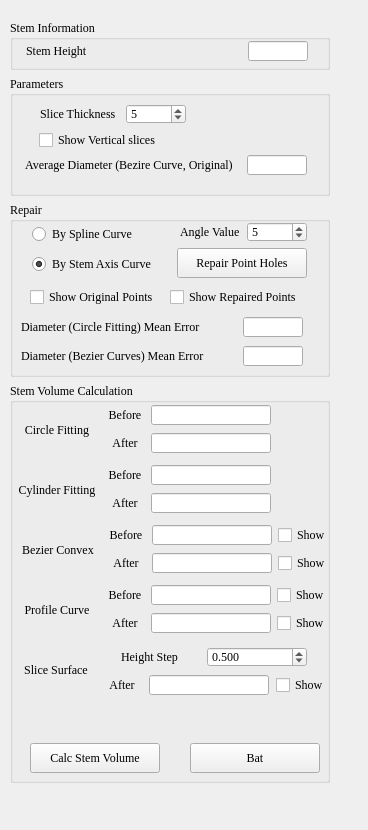
<?xml version="1.0" encoding="UTF-8"?>
<ui version="4.0">
 <class>StemVolumeVerticalSlicesForm</class>
 <widget class="QWidget" name="StemVolumeVerticalSlicesForm">
  <property name="geometry">
   <rect>
    <x>0</x>
    <y>0</y>
    <width>368</width>
    <height>830</height>
   </rect>
  </property>
  <property name="font">
   <font>
    <family>Times New Roman</family>
    <pointsize>9</pointsize>
   </font>
  </property>
  <property name="windowTitle">
   <string>Form</string>
  </property>
  <widget class="QWidget" name="layoutWidget">
   <property name="geometry">
    <rect>
     <x>10</x>
     <y>20</y>
     <width>322</width>
     <height>765</height>
    </rect>
   </property>
   <layout class="QVBoxLayout" name="verticalLayout_5">
    <item>
     <widget class="QGroupBox" name="groupBox_4">
      <property name="minimumSize">
       <size>
        <width>320</width>
        <height>50</height>
       </size>
      </property>
      <property name="maximumSize">
       <size>
        <width>320</width>
        <height>50</height>
       </size>
      </property>
      <property name="title">
       <string>Stem Information</string>
      </property>
      <widget class="QWidget" name="layoutWidget_3">
       <property name="geometry">
        <rect>
         <x>10</x>
         <y>20</y>
         <width>294</width>
         <height>22</height>
        </rect>
       </property>
       <layout class="QHBoxLayout" name="horizontalLayout_19">
        <item>
         <widget class="QLabel" name="labelThickNess_20">
          <property name="minimumSize">
           <size>
            <width>210</width>
            <height>20</height>
           </size>
          </property>
          <property name="maximumSize">
           <size>
            <width>210</width>
            <height>20</height>
           </size>
          </property>
          <property name="statusTip">
           <string>The average stem diameter</string>
          </property>
          <property name="text">
           <string>Stem Height</string>
          </property>
         </widget>
        </item>
        <item>
         <widget class="QLineEdit" name="lineEditStemHeight">
          <property name="minimumSize">
           <size>
            <width>60</width>
            <height>20</height>
           </size>
          </property>
          <property name="maximumSize">
           <size>
            <width>60</width>
            <height>20</height>
           </size>
          </property>
          <property name="readOnly">
           <bool>true</bool>
          </property>
         </widget>
        </item>
       </layout>
      </widget>
     </widget>
    </item>
    <item>
     <widget class="QGroupBox" name="groupBox">
      <property name="minimumSize">
       <size>
        <width>320</width>
        <height>120</height>
       </size>
      </property>
      <property name="maximumSize">
       <size>
        <width>320</width>
        <height>120</height>
       </size>
      </property>
      <property name="title">
       <string>Parameters</string>
      </property>
      <widget class="QCheckBox" name="checkBoxVerticalSlices">
       <property name="geometry">
        <rect>
         <x>29</x>
         <y>56</y>
         <width>181</width>
         <height>16</height>
        </rect>
       </property>
       <property name="text">
        <string>Show Vertical slices</string>
       </property>
      </widget>
      <widget class="QWidget" name="layoutWidget">
       <property name="geometry">
        <rect>
         <x>30</x>
         <y>27</y>
         <width>148</width>
         <height>22</height>
        </rect>
       </property>
       <layout class="QHBoxLayout" name="horizontalLayout_7">
        <item>
         <widget class="QLabel" name="labelThickNess_2">
          <property name="minimumSize">
           <size>
            <width>80</width>
            <height>20</height>
           </size>
          </property>
          <property name="maximumSize">
           <size>
            <width>80</width>
            <height>20</height>
           </size>
          </property>
          <property name="text">
           <string>Slice Thickness</string>
          </property>
         </widget>
        </item>
        <item>
         <widget class="QSpinBox" name="spinBoxThickNess">
          <property name="minimumSize">
           <size>
            <width>60</width>
            <height>20</height>
           </size>
          </property>
          <property name="maximumSize">
           <size>
            <width>60</width>
            <height>20</height>
           </size>
          </property>
          <property name="minimum">
           <number>1</number>
          </property>
          <property name="maximum">
           <number>50</number>
          </property>
          <property name="singleStep">
           <number>1</number>
          </property>
          <property name="value">
           <number>5</number>
          </property>
         </widget>
        </item>
       </layout>
      </widget>
      <widget class="QWidget" name="layoutWidget_2">
       <property name="geometry">
        <rect>
         <x>9</x>
         <y>78</y>
         <width>294</width>
         <height>22</height>
        </rect>
       </property>
       <layout class="QHBoxLayout" name="horizontalLayout_18">
        <item>
         <widget class="QLabel" name="labelThickNess_8">
          <property name="minimumSize">
           <size>
            <width>210</width>
            <height>20</height>
           </size>
          </property>
          <property name="maximumSize">
           <size>
            <width>210</width>
            <height>20</height>
           </size>
          </property>
          <property name="statusTip">
           <string>The average stem diameter</string>
          </property>
          <property name="text">
           <string>Average Diameter (Bezire Curve, Original)</string>
          </property>
         </widget>
        </item>
        <item>
         <widget class="QLineEdit" name="lineEditAverageDiameter">
          <property name="minimumSize">
           <size>
            <width>60</width>
            <height>20</height>
           </size>
          </property>
          <property name="maximumSize">
           <size>
            <width>60</width>
            <height>20</height>
           </size>
          </property>
          <property name="readOnly">
           <bool>true</bool>
          </property>
         </widget>
        </item>
       </layout>
      </widget>
     </widget>
    </item>
    <item>
     <widget class="QGroupBox" name="groupBox_2">
      <property name="minimumSize">
       <size>
        <width>320</width>
        <height>175</height>
       </size>
      </property>
      <property name="maximumSize">
       <size>
        <width>320</width>
        <height>175</height>
       </size>
      </property>
      <property name="title">
       <string>Repair</string>
      </property>
      <widget class="QPushButton" name="pushButtonHoleFill">
       <property name="geometry">
        <rect>
         <x>167</x>
         <y>46</y>
         <width>130</width>
         <height>30</height>
        </rect>
       </property>
       <property name="minimumSize">
        <size>
         <width>130</width>
         <height>30</height>
        </size>
       </property>
       <property name="text">
        <string>Repair Point Holes</string>
       </property>
      </widget>
      <widget class="QCheckBox" name="checkBoxShowOriginalPoints">
       <property name="geometry">
        <rect>
         <x>20</x>
         <y>87</y>
         <width>130</width>
         <height>16</height>
        </rect>
       </property>
       <property name="minimumSize">
        <size>
         <width>130</width>
         <height>16</height>
        </size>
       </property>
       <property name="maximumSize">
        <size>
         <width>130</width>
         <height>16</height>
        </size>
       </property>
       <property name="text">
        <string>Show Original Points</string>
       </property>
       <property name="checked">
        <bool>false</bool>
       </property>
      </widget>
      <widget class="QWidget" name="layoutWidget">
       <property name="geometry">
        <rect>
         <x>5</x>
         <y>114</y>
         <width>294</width>
         <height>22</height>
        </rect>
       </property>
       <layout class="QHBoxLayout" name="horizontalLayout">
        <item>
         <widget class="QLabel" name="labelThickNess_4">
          <property name="minimumSize">
           <size>
            <width>210</width>
            <height>20</height>
           </size>
          </property>
          <property name="maximumSize">
           <size>
            <width>210</width>
            <height>20</height>
           </size>
          </property>
          <property name="statusTip">
           <string>The average error of stem diameters</string>
          </property>
          <property name="text">
           <string>Diameter (Circle Fitting) Mean Error</string>
          </property>
         </widget>
        </item>
        <item>
         <widget class="QLineEdit" name="lineEditDiameterErrorCircleFitting">
          <property name="minimumSize">
           <size>
            <width>60</width>
            <height>20</height>
           </size>
          </property>
          <property name="maximumSize">
           <size>
            <width>60</width>
            <height>20</height>
           </size>
          </property>
          <property name="readOnly">
           <bool>true</bool>
          </property>
         </widget>
        </item>
       </layout>
      </widget>
      <widget class="QWidget" name="layoutWidget">
       <property name="geometry">
        <rect>
         <x>5</x>
         <y>143</y>
         <width>294</width>
         <height>22</height>
        </rect>
       </property>
       <layout class="QHBoxLayout" name="horizontalLayout_17">
        <item>
         <widget class="QLabel" name="labelThickNess_7">
          <property name="minimumSize">
           <size>
            <width>210</width>
            <height>20</height>
           </size>
          </property>
          <property name="maximumSize">
           <size>
            <width>210</width>
            <height>20</height>
           </size>
          </property>
          <property name="statusTip">
           <string>The average error of stem diameters</string>
          </property>
          <property name="text">
           <string>Diameter (Bezier Curves) Mean Error</string>
          </property>
         </widget>
        </item>
        <item>
         <widget class="QLineEdit" name="lineEditDiameterErrorBezier">
          <property name="minimumSize">
           <size>
            <width>60</width>
            <height>20</height>
           </size>
          </property>
          <property name="maximumSize">
           <size>
            <width>60</width>
            <height>20</height>
           </size>
          </property>
          <property name="readOnly">
           <bool>true</bool>
          </property>
         </widget>
        </item>
       </layout>
      </widget>
      <widget class="QCheckBox" name="checkBoxShowRepairedPoints">
       <property name="geometry">
        <rect>
         <x>160</x>
         <y>87</y>
         <width>130</width>
         <height>16</height>
        </rect>
       </property>
       <property name="minimumSize">
        <size>
         <width>130</width>
         <height>16</height>
        </size>
       </property>
       <property name="maximumSize">
        <size>
         <width>130</width>
         <height>16</height>
        </size>
       </property>
       <property name="text">
        <string>Show Repaired Points</string>
       </property>
       <property name="checked">
        <bool>false</bool>
       </property>
      </widget>
      <widget class="QWidget" name="layoutWidget">
       <property name="geometry">
        <rect>
         <x>169</x>
         <y>19</y>
         <width>130</width>
         <height>22</height>
        </rect>
       </property>
       <layout class="QHBoxLayout" name="horizontalLayout_2">
        <item>
         <widget class="QLabel" name="labelThickNess_3">
          <property name="minimumSize">
           <size>
            <width>60</width>
            <height>20</height>
           </size>
          </property>
          <property name="maximumSize">
           <size>
            <width>60</width>
            <height>20</height>
           </size>
          </property>
          <property name="text">
           <string>Angle Value</string>
          </property>
         </widget>
        </item>
        <item>
         <widget class="QSpinBox" name="spinBoxAngleValue">
          <property name="minimumSize">
           <size>
            <width>60</width>
            <height>20</height>
           </size>
          </property>
          <property name="maximumSize">
           <size>
            <width>60</width>
            <height>20</height>
           </size>
          </property>
          <property name="minimum">
           <number>1</number>
          </property>
          <property name="maximum">
           <number>45</number>
          </property>
          <property name="singleStep">
           <number>1</number>
          </property>
          <property name="value">
           <number>5</number>
          </property>
         </widget>
        </item>
       </layout>
      </widget>
      <widget class="QRadioButton" name="radioButtonBySplineCurve">
       <property name="geometry">
        <rect>
         <x>22</x>
         <y>24</y>
         <width>125</width>
         <height>16</height>
        </rect>
       </property>
       <property name="minimumSize">
        <size>
         <width>125</width>
         <height>16</height>
        </size>
       </property>
       <property name="maximumSize">
        <size>
         <width>125</width>
         <height>16</height>
        </size>
       </property>
       <property name="text">
        <string>By Spline Curve</string>
       </property>
      </widget>
      <widget class="QRadioButton" name="radioButtonByStemAxisCurve">
       <property name="geometry">
        <rect>
         <x>22</x>
         <y>54</y>
         <width>125</width>
         <height>16</height>
        </rect>
       </property>
       <property name="minimumSize">
        <size>
         <width>125</width>
         <height>16</height>
        </size>
       </property>
       <property name="maximumSize">
        <size>
         <width>125</width>
         <height>16</height>
        </size>
       </property>
       <property name="text">
        <string>By Stem Axis Curve</string>
       </property>
       <property name="checked">
        <bool>true</bool>
       </property>
      </widget>
     </widget>
    </item>
    <item>
     <widget class="QGroupBox" name="groupBox_3">
      <property name="minimumSize">
       <size>
        <width>320</width>
        <height>400</height>
       </size>
      </property>
      <property name="maximumSize">
       <size>
        <width>320</width>
        <height>400</height>
       </size>
      </property>
      <property name="title">
       <string>Stem Volume Calculation</string>
      </property>
      <widget class="QPushButton" name="pushButtonCalcStemVolume">
       <property name="geometry">
        <rect>
         <x>20</x>
         <y>360</y>
         <width>130</width>
         <height>30</height>
        </rect>
       </property>
       <property name="minimumSize">
        <size>
         <width>130</width>
         <height>30</height>
        </size>
       </property>
       <property name="text">
        <string>Calc Stem Volume</string>
       </property>
      </widget>
      <widget class="QWidget" name="layoutWidget">
       <property name="geometry">
        <rect>
         <x>5</x>
         <y>20</y>
         <width>258</width>
         <height>54</height>
        </rect>
       </property>
       <layout class="QHBoxLayout" name="horizontalLayout_5">
        <item>
         <widget class="QLabel" name="labelThickNess_5">
          <property name="minimumSize">
           <size>
            <width>80</width>
            <height>20</height>
           </size>
          </property>
          <property name="maximumSize">
           <size>
            <width>80</width>
            <height>20</height>
           </size>
          </property>
          <property name="text">
           <string>Circle Fitting</string>
          </property>
          <property name="alignment">
           <set>Qt::AlignCenter</set>
          </property>
         </widget>
        </item>
        <item>
         <layout class="QVBoxLayout" name="verticalLayout_2">
          <item>
           <layout class="QHBoxLayout" name="horizontalLayout_3">
            <item>
             <widget class="QLabel" name="labelThickNess_9">
              <property name="minimumSize">
               <size>
                <width>40</width>
                <height>20</height>
               </size>
              </property>
              <property name="maximumSize">
               <size>
                <width>40</width>
                <height>20</height>
               </size>
              </property>
              <property name="text">
               <string>Before</string>
              </property>
              <property name="alignment">
               <set>Qt::AlignCenter</set>
              </property>
             </widget>
            </item>
            <item>
             <widget class="QLineEdit" name="lineEditVolumeCricleFittingBefore">
              <property name="minimumSize">
               <size>
                <width>120</width>
                <height>20</height>
               </size>
              </property>
              <property name="maximumSize">
               <size>
                <width>120</width>
                <height>20</height>
               </size>
              </property>
              <property name="statusTip">
               <string>Calculation based on all the original points</string>
              </property>
              <property name="readOnly">
               <bool>true</bool>
              </property>
             </widget>
            </item>
           </layout>
          </item>
          <item>
           <layout class="QHBoxLayout" name="horizontalLayout_4">
            <item>
             <widget class="QLabel" name="labelThickNess_10">
              <property name="minimumSize">
               <size>
                <width>40</width>
                <height>20</height>
               </size>
              </property>
              <property name="maximumSize">
               <size>
                <width>40</width>
                <height>20</height>
               </size>
              </property>
              <property name="text">
               <string>After</string>
              </property>
              <property name="alignment">
               <set>Qt::AlignCenter</set>
              </property>
             </widget>
            </item>
            <item>
             <widget class="QLineEdit" name="lineEditVolumeCricleFittingAfter">
              <property name="minimumSize">
               <size>
                <width>120</width>
                <height>20</height>
               </size>
              </property>
              <property name="maximumSize">
               <size>
                <width>120</width>
                <height>20</height>
               </size>
              </property>
              <property name="statusTip">
               <string>Calculation based on all the angular refined points</string>
              </property>
              <property name="readOnly">
               <bool>true</bool>
              </property>
             </widget>
            </item>
           </layout>
          </item>
         </layout>
        </item>
       </layout>
      </widget>
      <widget class="QWidget" name="layoutWidget">
       <property name="geometry">
        <rect>
         <x>5</x>
         <y>80</y>
         <width>258</width>
         <height>54</height>
        </rect>
       </property>
       <layout class="QHBoxLayout" name="horizontalLayout_6">
        <item>
         <widget class="QLabel" name="labelThickNess_11">
          <property name="minimumSize">
           <size>
            <width>80</width>
            <height>20</height>
           </size>
          </property>
          <property name="maximumSize">
           <size>
            <width>80</width>
            <height>20</height>
           </size>
          </property>
          <property name="text">
           <string>Cylinder Fitting</string>
          </property>
          <property name="alignment">
           <set>Qt::AlignCenter</set>
          </property>
         </widget>
        </item>
        <item>
         <layout class="QVBoxLayout" name="verticalLayout_4">
          <item>
           <layout class="QHBoxLayout" name="horizontalLayout_8">
            <item>
             <widget class="QLabel" name="labelThickNess_12">
              <property name="minimumSize">
               <size>
                <width>40</width>
                <height>20</height>
               </size>
              </property>
              <property name="maximumSize">
               <size>
                <width>40</width>
                <height>20</height>
               </size>
              </property>
              <property name="text">
               <string>Before</string>
              </property>
              <property name="alignment">
               <set>Qt::AlignCenter</set>
              </property>
             </widget>
            </item>
            <item>
             <widget class="QLineEdit" name="lineEditVolumeCylinderFittingBefore">
              <property name="minimumSize">
               <size>
                <width>120</width>
                <height>20</height>
               </size>
              </property>
              <property name="maximumSize">
               <size>
                <width>120</width>
                <height>20</height>
               </size>
              </property>
              <property name="readOnly">
               <bool>true</bool>
              </property>
             </widget>
            </item>
           </layout>
          </item>
          <item>
           <layout class="QHBoxLayout" name="horizontalLayout_9">
            <item>
             <widget class="QLabel" name="labelThickNess_13">
              <property name="minimumSize">
               <size>
                <width>40</width>
                <height>20</height>
               </size>
              </property>
              <property name="maximumSize">
               <size>
                <width>40</width>
                <height>20</height>
               </size>
              </property>
              <property name="text">
               <string>After</string>
              </property>
              <property name="alignment">
               <set>Qt::AlignCenter</set>
              </property>
             </widget>
            </item>
            <item>
             <widget class="QLineEdit" name="lineEditVolumeCylinderFittingAfter">
              <property name="minimumSize">
               <size>
                <width>120</width>
                <height>20</height>
               </size>
              </property>
              <property name="maximumSize">
               <size>
                <width>120</width>
                <height>20</height>
               </size>
              </property>
              <property name="readOnly">
               <bool>true</bool>
              </property>
             </widget>
            </item>
           </layout>
          </item>
         </layout>
        </item>
       </layout>
      </widget>
      <widget class="QWidget" name="layoutWidget">
       <property name="geometry">
        <rect>
         <x>5</x>
         <y>200</y>
         <width>314</width>
         <height>54</height>
        </rect>
       </property>
       <layout class="QHBoxLayout" name="horizontalLayout_12">
        <item>
         <widget class="QLabel" name="labelThickNess_14">
          <property name="minimumSize">
           <size>
            <width>80</width>
            <height>20</height>
           </size>
          </property>
          <property name="maximumSize">
           <size>
            <width>80</width>
            <height>20</height>
           </size>
          </property>
          <property name="text">
           <string>Profile Curve</string>
          </property>
          <property name="alignment">
           <set>Qt::AlignCenter</set>
          </property>
         </widget>
        </item>
        <item>
         <layout class="QVBoxLayout" name="verticalLayout">
          <item>
           <layout class="QHBoxLayout" name="horizontalLayout_10">
            <item>
             <widget class="QLabel" name="labelThickNess_15">
              <property name="minimumSize">
               <size>
                <width>40</width>
                <height>20</height>
               </size>
              </property>
              <property name="maximumSize">
               <size>
                <width>40</width>
                <height>20</height>
               </size>
              </property>
              <property name="text">
               <string>Before</string>
              </property>
              <property name="alignment">
               <set>Qt::AlignCenter</set>
              </property>
             </widget>
            </item>
            <item>
             <widget class="QLineEdit" name="lineEditVolumeProfileCurveBefore">
              <property name="minimumSize">
               <size>
                <width>120</width>
                <height>20</height>
               </size>
              </property>
              <property name="maximumSize">
               <size>
                <width>120</width>
                <height>20</height>
               </size>
              </property>
              <property name="readOnly">
               <bool>true</bool>
              </property>
             </widget>
            </item>
            <item>
             <widget class="QCheckBox" name="checkBoxShowProfileBefore">
              <property name="minimumSize">
               <size>
                <width>50</width>
                <height>16</height>
               </size>
              </property>
              <property name="maximumSize">
               <size>
                <width>50</width>
                <height>16</height>
               </size>
              </property>
              <property name="text">
               <string>Show</string>
              </property>
              <property name="checked">
               <bool>false</bool>
              </property>
             </widget>
            </item>
           </layout>
          </item>
          <item>
           <layout class="QHBoxLayout" name="horizontalLayout_11">
            <item>
             <widget class="QLabel" name="labelThickNess_16">
              <property name="minimumSize">
               <size>
                <width>40</width>
                <height>20</height>
               </size>
              </property>
              <property name="maximumSize">
               <size>
                <width>40</width>
                <height>20</height>
               </size>
              </property>
              <property name="text">
               <string>After</string>
              </property>
              <property name="alignment">
               <set>Qt::AlignCenter</set>
              </property>
             </widget>
            </item>
            <item>
             <widget class="QLineEdit" name="lineEditVolumeProfileCurveAfter">
              <property name="minimumSize">
               <size>
                <width>120</width>
                <height>20</height>
               </size>
              </property>
              <property name="maximumSize">
               <size>
                <width>120</width>
                <height>20</height>
               </size>
              </property>
              <property name="readOnly">
               <bool>true</bool>
              </property>
             </widget>
            </item>
            <item>
             <widget class="QCheckBox" name="checkBoxShowProfileAfter">
              <property name="minimumSize">
               <size>
                <width>50</width>
                <height>16</height>
               </size>
              </property>
              <property name="maximumSize">
               <size>
                <width>50</width>
                <height>16</height>
               </size>
              </property>
              <property name="text">
               <string>Show</string>
              </property>
              <property name="checked">
               <bool>false</bool>
              </property>
             </widget>
            </item>
           </layout>
          </item>
         </layout>
        </item>
       </layout>
      </widget>
      <widget class="QWidget" name="layoutWidget">
       <property name="geometry">
        <rect>
         <x>6</x>
         <y>140</y>
         <width>314</width>
         <height>54</height>
        </rect>
       </property>
       <layout class="QHBoxLayout" name="horizontalLayout_21">
        <item>
         <widget class="QLabel" name="labelThickNess_21">
          <property name="minimumSize">
           <size>
            <width>80</width>
            <height>20</height>
           </size>
          </property>
          <property name="maximumSize">
           <size>
            <width>80</width>
            <height>20</height>
           </size>
          </property>
          <property name="text">
           <string>Bezier Convex</string>
          </property>
          <property name="alignment">
           <set>Qt::AlignCenter</set>
          </property>
         </widget>
        </item>
        <item>
         <layout class="QVBoxLayout" name="verticalLayout_3">
          <item>
           <layout class="QHBoxLayout" name="horizontalLayout_16">
            <item>
             <widget class="QLabel" name="labelThickNess_22">
              <property name="minimumSize">
               <size>
                <width>40</width>
                <height>20</height>
               </size>
              </property>
              <property name="maximumSize">
               <size>
                <width>40</width>
                <height>20</height>
               </size>
              </property>
              <property name="text">
               <string>Before</string>
              </property>
              <property name="alignment">
               <set>Qt::AlignCenter</set>
              </property>
             </widget>
            </item>
            <item>
             <widget class="QLineEdit" name="lineEditVolumeBezierBefore">
              <property name="minimumSize">
               <size>
                <width>120</width>
                <height>20</height>
               </size>
              </property>
              <property name="maximumSize">
               <size>
                <width>120</width>
                <height>20</height>
               </size>
              </property>
              <property name="readOnly">
               <bool>true</bool>
              </property>
             </widget>
            </item>
            <item>
             <widget class="QCheckBox" name="checkBoxShowBezierBefore">
              <property name="minimumSize">
               <size>
                <width>50</width>
                <height>16</height>
               </size>
              </property>
              <property name="maximumSize">
               <size>
                <width>50</width>
                <height>16</height>
               </size>
              </property>
              <property name="text">
               <string>Show</string>
              </property>
              <property name="checked">
               <bool>false</bool>
              </property>
             </widget>
            </item>
           </layout>
          </item>
          <item>
           <layout class="QHBoxLayout" name="horizontalLayout_20">
            <item>
             <widget class="QLabel" name="labelThickNess_23">
              <property name="minimumSize">
               <size>
                <width>40</width>
                <height>20</height>
               </size>
              </property>
              <property name="maximumSize">
               <size>
                <width>40</width>
                <height>20</height>
               </size>
              </property>
              <property name="text">
               <string>After</string>
              </property>
              <property name="alignment">
               <set>Qt::AlignCenter</set>
              </property>
             </widget>
            </item>
            <item>
             <widget class="QLineEdit" name="lineEditVolumeBezierAfter">
              <property name="minimumSize">
               <size>
                <width>120</width>
                <height>20</height>
               </size>
              </property>
              <property name="maximumSize">
               <size>
                <width>120</width>
                <height>20</height>
               </size>
              </property>
              <property name="readOnly">
               <bool>true</bool>
              </property>
             </widget>
            </item>
            <item>
             <widget class="QCheckBox" name="checkBoxShowBezierAfter">
              <property name="minimumSize">
               <size>
                <width>50</width>
                <height>16</height>
               </size>
              </property>
              <property name="maximumSize">
               <size>
                <width>50</width>
                <height>16</height>
               </size>
              </property>
              <property name="text">
               <string>Show</string>
              </property>
              <property name="checked">
               <bool>false</bool>
              </property>
             </widget>
            </item>
           </layout>
          </item>
         </layout>
        </item>
       </layout>
      </widget>
      <widget class="QPushButton" name="pushButtonBat">
       <property name="geometry">
        <rect>
         <x>180</x>
         <y>360</y>
         <width>130</width>
         <height>30</height>
        </rect>
       </property>
       <property name="minimumSize">
        <size>
         <width>130</width>
         <height>30</height>
        </size>
       </property>
       <property name="text">
        <string>Bat</string>
       </property>
      </widget>
      <widget class="QLabel" name="labelThickNess_17">
       <property name="geometry">
        <rect>
         <x>6</x>
         <y>277</y>
         <width>80</width>
         <height>20</height>
        </rect>
       </property>
       <property name="minimumSize">
        <size>
         <width>80</width>
         <height>20</height>
        </size>
       </property>
       <property name="maximumSize">
        <size>
         <width>80</width>
         <height>20</height>
        </size>
       </property>
       <property name="text">
        <string>Slice Surface</string>
       </property>
       <property name="alignment">
        <set>Qt::AlignCenter</set>
       </property>
      </widget>
      <widget class="QWidget" name="layoutWidget">
       <property name="geometry">
        <rect>
         <x>91</x>
         <y>262</y>
         <width>226</width>
         <height>52</height>
        </rect>
       </property>
       <layout class="QVBoxLayout" name="verticalLayout_6">
        <item>
         <layout class="QHBoxLayout" name="horizontalLayout_13">
          <item>
           <widget class="QLabel" name="labelThickNess_6">
            <property name="minimumSize">
             <size>
              <width>60</width>
              <height>20</height>
             </size>
            </property>
            <property name="maximumSize">
             <size>
              <width>60</width>
              <height>20</height>
             </size>
            </property>
            <property name="text">
             <string>Height Step</string>
            </property>
           </widget>
          </item>
          <item>
           <widget class="QDoubleSpinBox" name="doubleSpinBoxHeightStep">
            <property name="minimumSize">
             <size>
              <width>100</width>
              <height>20</height>
             </size>
            </property>
            <property name="maximumSize">
             <size>
              <width>100</width>
              <height>20</height>
             </size>
            </property>
            <property name="decimals">
             <number>3</number>
            </property>
            <property name="minimum">
             <double>0.005000000000000</double>
            </property>
            <property name="maximum">
             <double>5.000000000000000</double>
            </property>
            <property name="singleStep">
             <double>0.005000000000000</double>
            </property>
            <property name="value">
             <double>0.500000000000000</double>
            </property>
           </widget>
          </item>
         </layout>
        </item>
        <item>
         <layout class="QHBoxLayout" name="horizontalLayout_14">
          <item>
           <widget class="QLabel" name="labelThickNess_19">
            <property name="minimumSize">
             <size>
              <width>40</width>
              <height>20</height>
             </size>
            </property>
            <property name="maximumSize">
             <size>
              <width>40</width>
              <height>20</height>
             </size>
            </property>
            <property name="text">
             <string>After</string>
            </property>
            <property name="alignment">
             <set>Qt::AlignCenter</set>
            </property>
           </widget>
          </item>
          <item>
           <widget class="QLineEdit" name="lineEditVolumeSlicesSurfaceAfter">
            <property name="minimumSize">
             <size>
              <width>120</width>
              <height>20</height>
             </size>
            </property>
            <property name="maximumSize">
             <size>
              <width>120</width>
              <height>20</height>
             </size>
            </property>
            <property name="readOnly">
             <bool>true</bool>
            </property>
           </widget>
          </item>
          <item>
           <widget class="QCheckBox" name="checkBoxShowSurface">
            <property name="minimumSize">
             <size>
              <width>50</width>
              <height>16</height>
             </size>
            </property>
            <property name="maximumSize">
             <size>
              <width>50</width>
              <height>16</height>
             </size>
            </property>
            <property name="text">
             <string>Show</string>
            </property>
            <property name="checked">
             <bool>false</bool>
            </property>
           </widget>
          </item>
         </layout>
        </item>
       </layout>
      </widget>
     </widget>
    </item>
   </layout>
  </widget>
 </widget>
 <tabstops>
  <tabstop>spinBoxThickNess</tabstop>
  <tabstop>checkBoxVerticalSlices</tabstop>
  <tabstop>spinBoxAngleValue</tabstop>
  <tabstop>pushButtonHoleFill</tabstop>
  <tabstop>checkBoxShowOriginalPoints</tabstop>
  <tabstop>checkBoxShowRepairedPoints</tabstop>
  <tabstop>pushButtonCalcStemVolume</tabstop>
  <tabstop>lineEditDiameterErrorCircleFitting</tabstop>
  <tabstop>lineEditDiameterErrorBezier</tabstop>
  <tabstop>lineEditVolumeCricleFittingBefore</tabstop>
  <tabstop>lineEditVolumeCricleFittingAfter</tabstop>
  <tabstop>lineEditVolumeCylinderFittingBefore</tabstop>
  <tabstop>lineEditVolumeCylinderFittingAfter</tabstop>
  <tabstop>lineEditVolumeBezierBefore</tabstop>
  <tabstop>checkBoxShowBezierBefore</tabstop>
  <tabstop>lineEditVolumeBezierAfter</tabstop>
  <tabstop>checkBoxShowBezierAfter</tabstop>
  <tabstop>lineEditVolumeProfileCurveBefore</tabstop>
  <tabstop>checkBoxShowProfileBefore</tabstop>
  <tabstop>lineEditVolumeProfileCurveAfter</tabstop>
  <tabstop>checkBoxShowProfileAfter</tabstop>
  <tabstop>lineEditVolumeSlicesSurfaceAfter</tabstop>
  <tabstop>lineEditStemHeight</tabstop>
  <tabstop>lineEditAverageDiameter</tabstop>
 </tabstops>
 <resources/>
 <connections/>
</ui>
